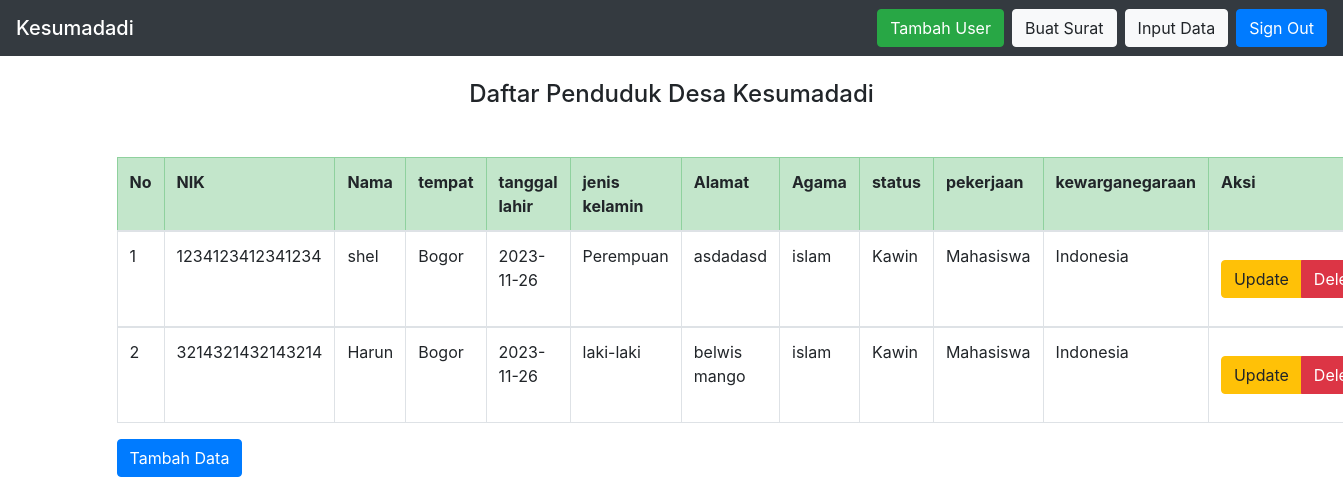
The app's page /create.php (signed in) with its own data.
### tables this page shows
CREATE TABLE `crud` (
  `ID` bigint(16) NOT NULL,
  `NIK` bigint(16) NOT NULL,
  `Nama` varchar(50) NOT NULL,
  `Tempat` varchar(50) NOT NULL,
  `Tanggal_Lahir` varchar(50) NOT NULL,
  `Jenis_Kelamin` varchar(50) NOT NULL,
  `Alamat` varchar(100) NOT NULL,
  `Agama` varchar(50) NOT NULL,
  `Status` varchar(50) NOT NULL,
  `Pekerjaan` varchar(50) NOT NULL,
  `Kewarganegaraan` varchar(50) NOT NULL
);

### create.php (the view, shortened to what this page needs)
<!DOCTYPE html>
<html>
<head>
<link rel="stylesheet" href="https://cdn.jsdelivr.net/npm/bootstrap@4.6.1/dist/css/bootstrap.min.css">
</head>
<body>
<nav class="navbar navbar-dark bg-dark">
    <span class="navbar-brand mb-0 h1">Kesumadadi</span>
    <div class="navbar-nav flex-row">
        <a href="tambah_user.php" class="btn btn-success mr-2">Tambah User</a>
        <a href="result.php" class="btn btn-light mr-2">Buat Surat</a>
        <a href="create.php" class="btn btn-light mr-2">Input Data</a>
        <a href="logout.php" class="btn btn-primary">Sign Out</a>
    </div>
</nav>
<div class="container">
    <br>
    <h4><center>Daftar Penduduk Desa Kesumadadi</center></h4>
    <tr class="table-danger">
            <br>
        <thead>
        <tr>
    <div>
        <table class="table w-100 my-3  table-bordered">
            <tr class="table-success  text-middle">
            <th>No</th>
            <th>NIK</th>
            <th>Nama</th>
            <th>tempat</th>
            <th>tanggal lahir</th>
            <th>jenis kelamin</th>
            <th>Alamat</th>
            <th>Agama</th>
            <th>status</th>
            <th>pekerjaan</th>
            <th>kewarganegaraan</th>
            <th colspan='2'>Aksi</th>
        </tr>
        </thead>
        <?php
            include "process.php";
            $sql="select * from crud order by ID desc";
            $hasil=mysqli_query($conn,$sql);
            $no=0;
            while ($data = mysqli_fetch_array($hasil)) {
                $no++;
        ?>
            <tbody>
                <tr>
                    <td><?php echo $no;?></td>
                    <td><?php echo $data["NIK"]; ?></td>
                    <td><?php echo $data["Nama"]; ?></td>
                    <td><?php echo $data["Tempat"]; ?></td>
                    <td><?php echo $data["Tanggal_Lahir"]; ?></td>
                    <td><?php echo $data["Jenis_Kelamin"]; ?></td>
                    <td><?php echo $data["Alamat"]; ?></td>
                    <td><?php echo $data["Agama"]; ?></td>
                    <td><?php echo $data["Status"]; ?></td>
                    <td><?php echo $data["Pekerjaan"]; ?></td>
                    <td><?php echo $data["Kewarganegaraan"]; ?></td>
                    <td>
                        <div class="btn-group my-3 mr-3">
                            <a href="update.php?ID=<?php echo htmlspecialchars($data['ID']); ?>" class="btn btn-warning" role="button">Update</a>
                            <a href="<?php echo htmlspecialchars($_SERVER["PHP_SELF"]);?>?ID=<?php echo $data['ID']; ?>" class="btn btn-danger" role="button">Delete</a>
                        </div>
                    </td>
                </tr>
            </tbody>
        <?php
        }
        ?>
    <a href="input.php" class="btn btn-primary" role="button">Tambah Data</a>
</div>
</body>
</html>

### records on screen
crud: NIK "1234123412341234", Nama "shel", Tempat "Bogor", Tanggal_Lahir "2023-11-26", Jenis_Kelamin "Perempuan", Alamat "asdadasd", Agama "islam", Status "Kawin", Pekerjaan "Mahasiswa", Kewarganegaraan "Indonesia"
crud: NIK "3214321432143214", Nama "Harun", Tempat "Bogor", Tanggal_Lahir "2023-11-26", Jenis_Kelamin "laki-laki", Alamat "belwis mango", Agama "islam", Status "Kawin", Pekerjaan "Mahasiswa", Kewarganegaraan "Indonesia"
